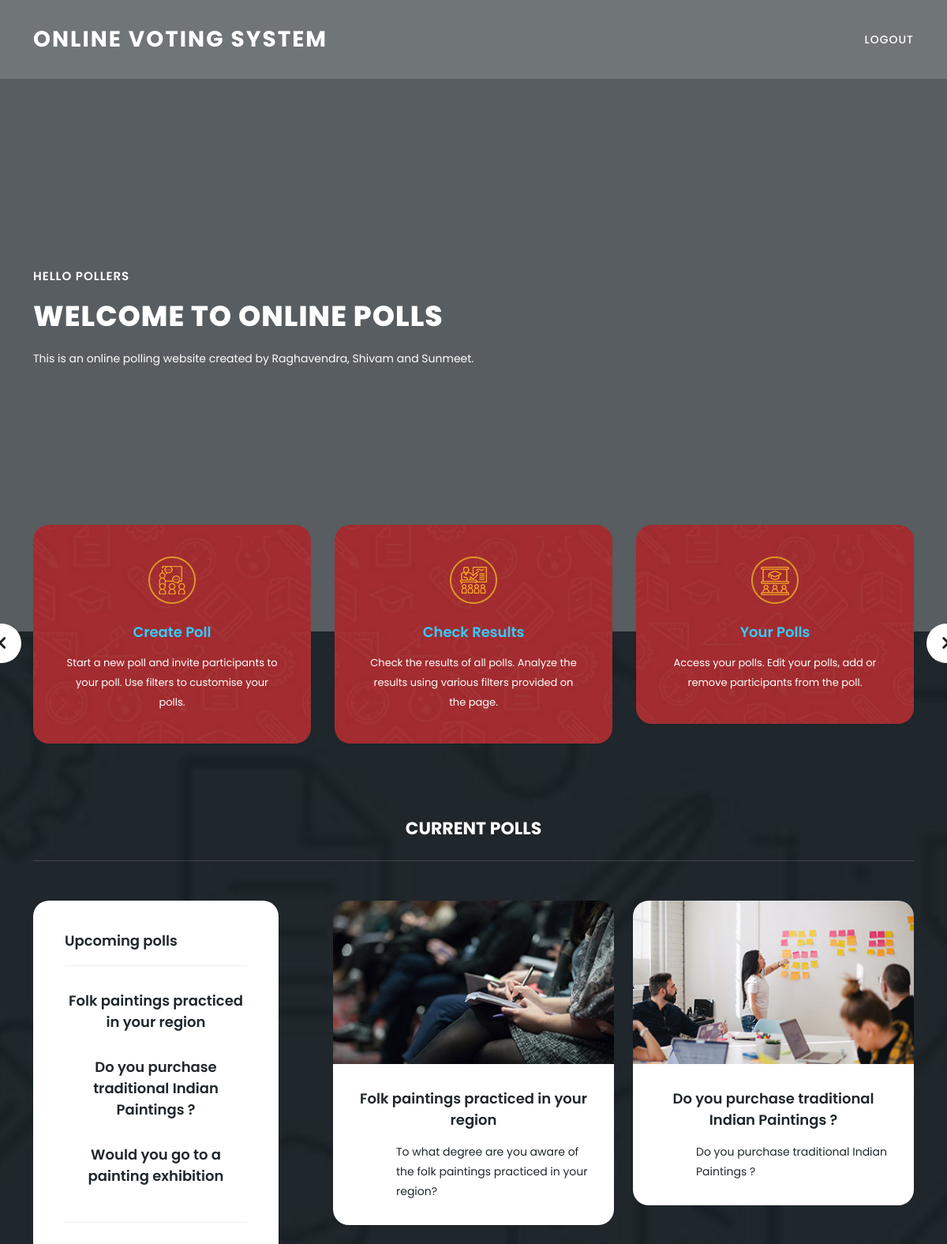
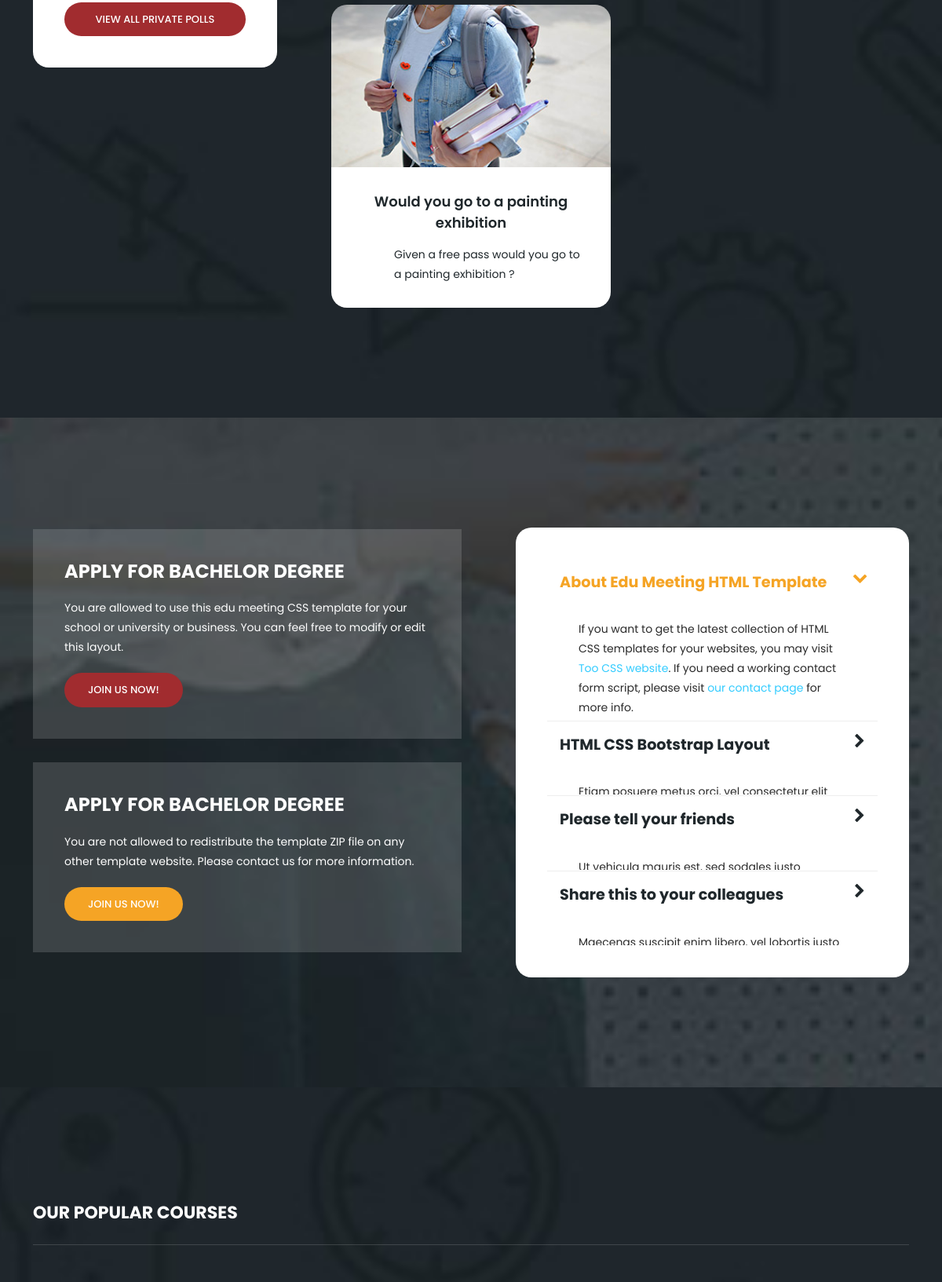
Page /home (signed in, upper part) on the committed database (2 pictures, top to bottom).
### tables this page shows
CREATE TABLE poll_data (
                pollid INTEGER PRIMARY KEY AUTOINCREMENT,
                owner INTEGER NOT NULL,
                pollname VARCHAR(30) NOT NULL,
                quest VARCHAR(300) NOT NULL,
                op1 VARCHAR(50) NOT NULL,
                op2 VARCHAR(50) NOT NULL,
                op3 VARCHAR(50),
                op4 VARCHAR(50),
                op5 VARCHAR(50),
                op6 VARCHAR(50),
                op7 VARCHAR(50),
                op8 VARCHAR(50)
                );

### app.py (the view)
@app.route("/home", methods=["GET"])
@login_required
def home():
    conn = sqlite3.connect('Voting_database.db')
    c = conn.cursor()
    c.execute("""SELECT email from user_data WHERE userid = :u """, {"u": session["user_id"]})
    email = c.fetchone()[0]
    c.execute("SELECT pollid FROM poll_filters WHERE private == 1 ")
    private_pollids = c.fetchall()
    final_p = []
    for idx in private_pollids:
        table_name = "poll_no" + str(idx[0])
        c.execute("""SELECT option from {} where emailid == :o """.format(table_name), {"o": email})
        option = c.fetchone()
        print(option)
        if option is not None:
            final_p.append(idx[0])
    rows = []
    for row in final_p:
        c.execute("SELECT pollname, quest, pollid FROM poll_data WHERE pollid == :p", {"p": row})
        this_data = c.fetchone()
        rows.append(this_data)
    c.execute("""SELECT COUNT(userid) FROM login_creds""")
    user_count = c.fetchone()[0]
    c.execute("""SELECT COUNT(*) FROM poll_data""")
    total_polls = c.fetchone()[0]
    return render_template("home.html", arr = rows, n = len(rows), u_count=user_count, t_polls=total_polls)

### app.py (called while the page is built)
@app.after_request
def after_request(response):
    response.headers["Cache-Control"] = "no-cache, no-store, must-revalidate"
    response.headers["Expires"] = 0
    response.headers["Pragma"] = "no-cache"
    return response

def login_required(f):
    @wraps(f)
    def decorated_function(*args, **kwargs):
        if session.get("user_id") is None:
            return redirect("/login")
        return f(*args, **kwargs)
    return decorated_function

### Templates/home.html (shortened to what this page needs)
<!DOCTYPE html>
<html lang="en">
  <head>
    <link href="static/l2/vendor/bootstrap/css/bootstrap.min.css" rel="stylesheet">
    <link rel="stylesheet" href="static/l2/assets/css/fontawesome.css">
    <link rel="stylesheet" href="static/l2/assets/css/templatemo-edu-meeting.css">
    <link rel="stylesheet" href="static/l2/assets/css/owl.css">
    <link rel="stylesheet" href="static/l2/assets/css/lightbox.css">
  </head>
<body>
   <form method="POST" action="/private_polls">
  <header class="header-area header-sticky">
      <div class="container">
          <div class="row">
              <div class="col-12">
                  <nav class="main-nav">
                      <a href="/home" class="logo">
                          Online Voting System
                      </a>
                      <ul class="nav">
                          <li><a href="/logout">Logout</a></li>
                      </ul>
                  </nav>
              </div>
          </div>
      </div>
  </header>
  <section class="section main-banner" id="top" data-section="section1">
      <video autoplay muted loop id="bg-video">
          <source src="static/l2/assets/images/home_page_vid.mp4" type="video/mp4" />
      </video>
      <div class="video-overlay header-text">
          <div class="container">
            <div class="row">
              <div class="col-lg-12">
                <div class="caption">
              <h6>Hello Pollers</h6>
              <h2>Welcome to Online Polls</h2>
              <p>This is an online polling website created by Raghavendra, Shivam and Sunmeet.</p>
              </div>
          </div>
              </div>
            </div>
          </div>
  </section>
  <section class="services">
    <div class="container">
      <div class="row">
        <div class="col-lg-12">
          <div class="owl-service-item owl-carousel">
            <div class="item">
              <div class="icon">
                <img src="static/l2/assets/images/service-icon-01.png" alt="">
              </div>
              <div class="down-content">
                <a href="\create_polls"><h4>Create Poll</h4></a>
                <p>Start a new poll and invite participants to your poll. Use filters to customise your polls.</p>
              </div>
            </div>
            <div class="item">
              <div class="icon">
                <img src="static/l2/assets/images/service-icon-02.png" alt="">
              </div>
              <div class="down-content">
                <a href="\results"><h4>Check Results</h4></a>
                <p>Check the results of all polls. Analyze the results using various filters provided on the page.</p>
              </div>
            </div>
            <div class="item">
              <div class="icon">
                <img src="static/l2/assets/images/service-icon-03.png" alt="">
              </div>
              <div class="down-content">
                <a href="\your_polls"><h4>Your Polls</h4></a>
                <p>Access your polls. Edit your polls, add or remove participants from the poll.</p>
              </div>
            </div>
          </div>
        </div>
      </div>
    </div>
  </section>
  <section class="upcoming-meetings" id="meetings">
    <div class="container">
      <div class="row">
        <div class="col-lg-12">
          <div class="section-heading">
            <h2>Current Polls</h2>
          </div>
        </div>
        <div class="col-lg-4">
          <div class="categories">
            <h4>Upcoming polls</h4>
            <ul>
              {% for i in range (n) %}
                <li><button value='{{ arr[i][2] }}' name="part" type="submit" class="button">{{arr[i][0]}}</button></li>
              {% endfor %}
            </ul>
            <div class="main-button-red">
              <a href="\private_polls">View all Private Polls</a>
            </div>
          </div>
        </div>
        <div class="col-lg-8">
          <div class="row">
            {% for i in range (n) %}
            <div class="col-lg-6">
              <div class="meeting-item">
                <div class="thumb">
                  <a href="meeting-details.html">
                    <img src="static/l2/assets/images/meeting-0{{i+1}}.jpg" alt="New Lecturer Meeting"></a>
                </div>
                <div class="down-content">
                  <button value='{{ arr[i][2] }}' name="part" type="submit" class="button">{{arr[i][0]}}</button>
                  <p>{{arr[i][1]}}</p>
                </div>
              </div>
            </div>
            {% endfor %}
        </div>
      </div>
    </div>
    </div>
  </section>
  <section class="apply-now" id="apply">
    <div class="container">
      <div class="row">
        <div class="col-lg-6 align-self-center">
          <div class="row">
            <div class="col-lg-12">
              <div class="item">
                <h3>APPLY FOR BACHELOR DEGREE</h3>
                <p>You are allowed to use this edu meeting CSS template for your school or university or business. You can feel free to modify or edit this layout.</p>
                <div class="main-button-red">
                  <div class="scroll-to-section"><a href="#contact">Join Us Now!</a></div>
              </div>
              </div>
            </div>
            <div class="col-lg-12">
              <div class="item">
                <h3>APPLY FOR BACHELOR DEGREE</h3>
                <p>You are not allowed to redistribute the template ZIP file on any other template website. Please contact us for more information.</p>
                <div class="main-button-yellow">
                  <div class="scroll-to-section"><a href="#contact">Join Us Now!</a></div>
              </div>
              </div>
            </div>
          </div>
        </div>
        <div class="col-lg-6">
          <div class="accordions is-first-expanded">
            <article class="accordion">
                <div class="accordion-head">
                    <span>About Edu Meeting HTML Template</span>
                    <span class="icon">
                        <i class="icon fa fa-chevron-right"></i>
                    </span>
                </div>
                <div class="accordion-body">
                    <div class="content">
                        <p>If you want to get the latest collection of HTML CSS templates for your websites, you may visit <a rel="nofollow" href="https://www.toocss.com/" target="_blank">Too CSS website</a>. If you need a working contact form script, please visit <a href="https://templatemo.com/contact" target="_parent">our contact page</a> for more info.</p>
                    </div>
                </div>
            </article>
            <article class="accordion">
                <div class="accordion-head">
                    <span>HTML CSS Bootstrap Layout</span>
                    <span class="icon">
                        <i class="icon fa fa-chevron-right"></i>
                    </span>
                </div>
                <div class="accordion-body">
                    <div class="content">
                        <p>Etiam posuere metus orci, vel consectetur elit imperdiet eu. Cras ipsum magna, maximus at semper sit amet, eleifend eget neque. Nunc facilisis quam purus, sed vulputate augue interdum vitae. Aliquam a elit massa.<br><br>
                        </p>
                    </div>
                </div>
            </article>
            <article class="accordion">
                <div class="accordion-head">
                    <span>Please tell your friends</span>
                    <span class="icon">
                        <i class="icon fa fa-chevron-right"></i>
                    </span>
                </div>
                <div class="accordion-body">
                    <div class="content">
                        <p>Ut vehicula mauris est, sed sodales justo rhoncus eu. Morbi porttitor quam velit, at ullamcorper justo suscipit sit amet. Quisque at suscipit mi, non efficitur velit.<br><br>
                        Cras et tortor semper, placerat eros sit amet, porta est. Mauris porttitor sapien et quam volutpat luctus. Nullam sodales ipsum ac neque ultricies varius.</p>
                    </div>
                </div>
            </article>
            <article class="accordion last-accordion">
                <div class="accordion-head">
                    <span>Share this to your colleagues</span>
                    <span class="icon">
                        <i class="icon fa fa-chevron-right"></i>
                    </span>
                </div>
                <div class="accordion-body">
                    <div class="content">
                        <p>Maecenas suscipit enim libero, vel lobortis justo condimentum id. Interdum et malesuada fames ac ante ipsum primis in faucibus.<br><br>
                        Sed eleifend metus sit amet magna tristique, posuere laoreet arcu semper. Nulla pellentesque ut tortor sit amet maximus. In eu libero ullamcorper, semper nisi quis, convallis nisi.</p>
                    </div>
                </div>
            </article>
        </div>
        </div>
      </div>
    </div>
  </section>
  <section class="our-courses" id="courses">
    <div class="container">
      <div class="row">
        <div class="col-lg-12">
          <div class="section-heading">
            <h2>Our Popular Courses</h2>
          </div>
        </div>
      </div>
    </div>
  </section>
   </form>
</body>
</html>

### Templates/home.html (style rules this page uses)
.button { background:none; border:none; padding:0; font-size: 18px; color: #1f272b; font-weight: 600; display: inline-block; margin-bottom: 15px; }

### rows in the picture
poll_data: pollname "Folk paintings practiced in your region", pollname "Folk paintings practiced in your region", quest "To what degree are you aware of the folk paintings practiced in your region?"
poll_data: pollname "Do you purchase traditional Indian Paintings ?", pollname "Do you purchase traditional Indian Paintings ?", quest "Do you purchase traditional Indian Paintings ?"
poll_data: pollname "Would you go to a painting exhibition", pollname "Would you go to a painting exhibition", quest "Given a free pass would you go to a painting exhibition ?"
